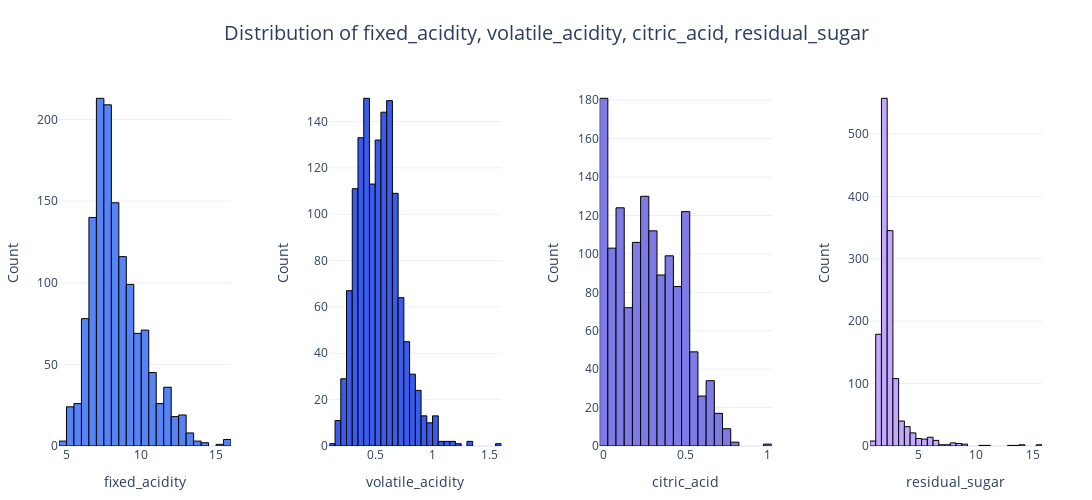

Write notebook code for a chart like this one.
### Markdown cell above
In our dataset, we have identified a total of 601 outliers across 12 features using the Interquartile Range (IQR) method. 

These outliers represent values that significantly deviate from the rest of the data. 

While outliers can sometimes indicate errors, they can also represent valid but extreme variations in the data. 

At this stage, without a deeper understanding of the context and nature of the data, we have chosen to temporarily retain these outliers in our analysis. 

This decision stems from the possibility that these outliers could provide valuable insights. 

However, we acknowledge that outliers can potentially skew our analysis and we will therefore revisit this decision as necessary during later stages of our analysis.

### Code cell
plot_histograms(
    wine_df,
    ["fixed_acidity", "volatile_acidity", "citric_acid", "residual_sugar"],
    save_path="images/histograms.png",
)

### Figure 1 — Plotly figure (JSON) as saved in the notebook; plotly's stock layout.template omitted (floating-point values rounded to 4 significant figures; data arrays with more than 128 entries replaced by an {"elided": "..."} marker saying what was removed)
{"data": [{"marker": {"color": "#5684F7", "line": {"color": "#000000", "width": 1}}, "name": "fixed_acidity", "nbinsx": 40, "type": "histogram", "x": {"elided": "1359 float values"}, "xaxis": "x", "yaxis": "y"}, {"marker": {"color": "#3A5CED", "line": {"color": "#000000", "width": 1}}, "name": "volatile_acidity", "nbinsx": 40, "type": "histogram", "x": {"elided": "1359 float values"}, "xaxis": "x2", "yaxis": "y2"}, {"marker": {"color": "#7E7AE6", "line": {"color": "#000000", "width": 1}}, "name": "citric_acid", "nbinsx": 40, "type": "histogram", "x": {"elided": "1359 float values"}, "xaxis": "x3", "yaxis": "y3"}, {"marker": {"color": "#C2A9FF", "line": {"color": "#000000", "width": 1}}, "name": "residual_sugar", "nbinsx": 40, "type": "histogram", "x": {"elided": "1359 float values"}, "xaxis": "x4", "yaxis": "y4"}], "layout": {"height": 500, "margin": {"b": 50, "l": 50, "r": 50, "t": 80}, "showlegend": false, "title": {"font": {"size": 20}, "text": "Distribution of fixed_acidity, volatile_acidity, citric_acid, residual_sugar", "x": 0.5}, "width": 1600, "xaxis": {"anchor": "y", "domain": [0, 0.175], "title": {"font": {"size": 14}, "text": "fixed_acidity"}}, "xaxis2": {"anchor": "y2", "domain": [0.275, 0.45], "title": {"font": {"size": 14}, "text": "volatile_acidity"}}, "xaxis3": {"anchor": "y3", "domain": [0.55, 0.725], "title": {"font": {"size": 14}, "text": "citric_acid"}}, "xaxis4": {"anchor": "y4", "domain": [0.825, 1], "title": {"font": {"size": 14}, "text": "residual_sugar"}}, "yaxis": {"anchor": "x", "domain": [0, 1], "title": {"font": {"size": 14}, "text": "Count"}}, "yaxis2": {"anchor": "x2", "domain": [0, 1], "title": {"font": {"size": 14}, "text": "Count"}}, "yaxis3": {"anchor": "x3", "domain": [0, 1], "title": {"font": {"size": 14}, "text": "Count"}}, "yaxis4": {"anchor": "x4", "domain": [0, 1], "title": {"font": {"size": 14}, "text": "Count"}}}}
